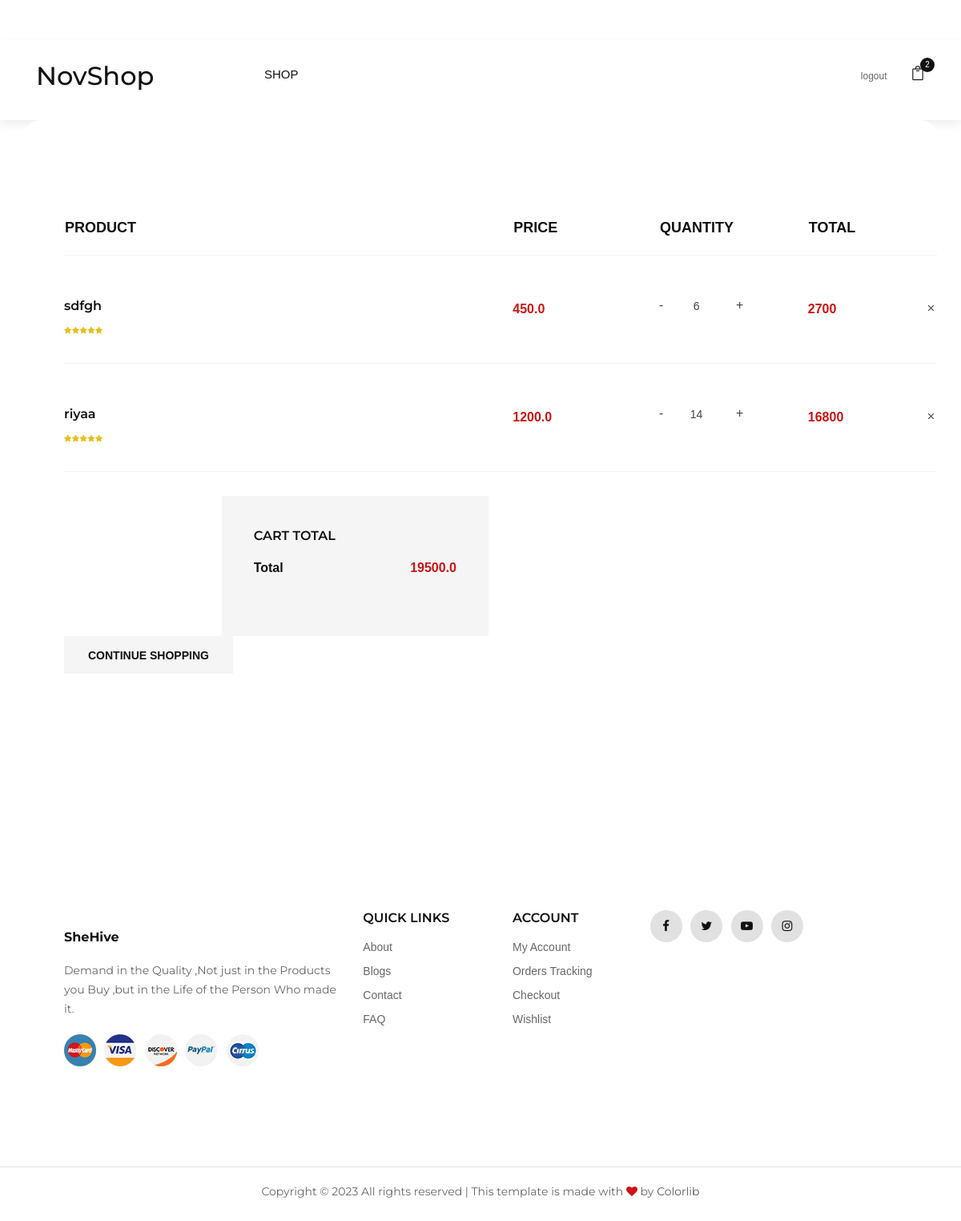
The page /products/cart/ (signed in) on the database its author committed.
### products/models.py (models this page shows, shortened)
class cart(models.Model):
    user=models.ForeignKey(User,on_delete=models.CASCADE)
    product=models.ForeignKey(product,on_delete=models.CASCADE)
    quantity=models.PositiveBigIntegerField(default=1)
    coupon=models.CharField(max_length=100)

class product(models.Model):
    quantity = models.PositiveIntegerField(null=True)
    title=models.CharField(max_length=100)
    selling_price=models.FloatField()
    discount_price=models.FloatField()
    discription=models.TextField()
    category = models.ForeignKey(Category, null=True, blank=True, on_delete=models.CASCADE)
    size = models.CharField(max_length=50, default='medium')
    product_image=models.ImageField(upload_to='product')

### products/views.py (the view)
# urls.py: path('cart/',views.show_cart,name='show-cart'),
def show_cart(request):
    if request.user.is_authenticated:
        user = request.user
        if request.method == 'POST':
            item_id = request.POST.get('item_id')
            item_quantity = request.POST.get('item_quantity')
            try:
                cart_item = cart.objects.get(id=item_id, user=user)
                cart_item.quantity = item_quantity
                cart_item.save()
                new_total_amount = cart_item.quantity * cart_item.product.discount_price
                items_in_cart = cart.objects.filter(user=user)
                amount = sum(cart.quantity * cart.product.discount_price for cart in items_in_cart)
                return JsonResponse({'total_amount': new_total_amount, 'cart_amount': amount})
            except cart.DoesNotExist:
                return JsonResponse({'error': 'Cart item not found'}, status=400)
        else:
            items_in_cart = cart.objects.filter(user=user)
            amount = sum(cart.quantity * cart.product.discount_price for cart in items_in_cart)
            total_amount = amount
            context = {
                'items_in_cart': items_in_cart,
                'total_amount': total_amount,
                'amount': amount,
            }
            return render(request, 'shop-cart.html', context)
    else:
        return redirect('signin')

### products/product_context.py (called while the page is built)
def counts(request):
    cart_count = 0
    try:
        if request.user.is_authenticated:
            Cart = cart.objects.filter(user=request.user)
            cart_count = Cart.count()
    except ProgrammingError as e:
        pass
    contxt = {
        'cart_count': cart_count,
    }
    return contxt

### Templates/shop-cart.html (shortened to what this page needs)
{% extends 'base.html' %}
{% load static %}
{% block content %}
<div class="container" style="overflow:hidden">
<section class="shop-cart spad">
    <div class="container">
        <div class="row">
            <div class="col-lg-12 col-12 " style="width:50%">
                <div class="shop__cart__table" >
                     {% if items_in_cart %}
                    <table>
                        <thead>
                            <tr>
                                <th>Product</th>
                                <th>Price</th>
                                <th>Quantity</th>
                                <th>Total</th>
                                <th></th>
                            </tr>
                        </thead>
                        <tbody>
                            {% for cart in items_in_cart %}
                            <tr>
                                <td class="cart__product__item">
                                    <div class="cart__product__item__title">
                                        <h6>{{cart.product.title}}</h6>
                                        <div class="rating">
                                            <i class="fa fa-star"></i>
                                            <i class="fa fa-star"></i>
                                            <i class="fa fa-star"></i>
                                            <i class="fa fa-star"></i>
                                            <i class="fa fa-star"></i>
                                        </div>
                                    </div>
                                </td>
                                <td class="cart__price col-12">{{cart.product.discount_price}}</td>
                                <form method="post">
                                    <td class="cart__quantity col-12">
                                        <div class="pro-qty col-12">
                                            <input type="number" name="item_quantity" value="{{ cart.quantity }}" min="1" class="cart-quantity-input" data-cart-item-id="{{ cart.id }}" data-product-price="{{ cart.product.discount_price }}">
                                        </div>
                                    </td>
                                    <td class="cart__total col-12" data-cart-item-total="{{ cart.id }}">
                                        {% widthratio cart.product.discount_price 1 cart.quantity %}
                                    </td>
                                    <td class="cart__close "> <a href="{% url 'remove_cart_item' cart.id %}" class="icon_close"></a>
                                    </td>
                                </form>
                            </tr>
                            {% endfor %}
                        </tbody>
                    </table>
                </div>
            </div>
        </div>
        <div class="col-lg-4 offset-lg-2 col-12">
            <div class="cart__total__procced">
                <h6>Cart total</h6>
                <ul>
                    <li>Total <span id="cart-total">{{ total_amount }}</span></li>
                </ul>
            </div>
        </div>
        <div class="row">
            <div class="col-lg-6 col-md-6 col-sm-6 col-12">
                <div class="cart__btn">
                    <a href="{% url 'products' 0 %}">Continue Shopping</a>
                </div>
            </div>
        </div>
    </div>
</div>
{% endif %}
{% endblock %}

### static/css/style.css (style rules this page uses)
html, body { height: 100%; font-family: "Montserrat", sans-serif; -webkit-font-smoothing: antialiased; }
h1, h2, h3, h4, h5, h6 { margin: 0; color: #111111; font-weight: 400; font-family: "Montserrat", sans-serif; }
h6 { font-size: 16px; }
ul, ol { padding: 0; margin: 0; }
.spad { padding-top: 100px; padding-bottom: 100px; }
.pro-qty { height: 50px; width: 150px; border: 1px solid #ebebeb; border-radius: 50px; padding: 0 20px; overflow: hidden; display: inline-block; }
.pro-qty input { font-size: 14px; color: #666666; font-weight: 500; border: none; float: left; width: 84px; text-align: center; height: 48px; }
.shop-cart { padding-top: 70px; padding-bottom: 90px; }
.shop__cart__table { margin-bottom: 30px; }
.shop__cart__table table { width: 100%; }
.shop__cart__table thead { border-bottom: 1px solid #f2f2f2; }
.shop__cart__table thead th { font-size: 18px; color: #111111; font-weight: 600; text-transform: uppercase; padding-bottom: 20px; }
.shop__cart__table tbody tr { border-bottom: 1px solid #f2f2f2; }
.shop__cart__table tbody tr td { padding: 30px 0; }
.shop__cart__table tbody tr .cart__product__item { overflow: hidden; width: 585px; }
.shop__cart__table tbody tr .cart__product__item .cart__product__item__title { overflow: hidden; padding-top: 23px; }
.shop__cart__table tbody tr .cart__product__item .cart__product__item__title h6 { color: #111111; font-weight: 600; }
.shop__cart__table tbody tr .cart__product__item .cart__product__item__title .rating i { font-size: 10px; color: #e3c01c; margin-right: -4px; }
.shop__cart__table tbody tr .cart__price { font-size: 16px; color: #ca1515; font-weight: 600; width: 190px; }
.shop__cart__table tbody tr .cart__quantity { width: 190px; }
.shop__cart__table tbody tr .cart__quantity .pro-qty { border: none; padding: 0; width: 110px; border-radius: 0; }
.shop__cart__table tbody tr .cart__quantity .pro-qty input { color: #444444; }
.shop__cart__table tbody tr .cart__total { font-size: 16px; color: #ca1515; font-weight: 600; width: 150px; }
.shop__cart__table tbody tr .cart__close { text-align: right; }
.cart__btn { margin-bottom: 50px; }
.cart__btn a { font-size: 14px; color: #111111; font-weight: 600; text-transform: uppercase; display: inline-block; padding: 14px 30px 12px; background: #f5f5f5; }
.cart__total__procced { background: #f5f5f5; padding: 40px; }
.cart__total__procced h6 { color: #111111; font-weight: 600; text-transform: uppercase; margin-bottom: 10px; }
.cart__total__procced ul { margin-bottom: 25px; }
.cart__total__procced ul li { list-style: none; font-size: 16px; color: #111111; font-weight: 600; overflow: hidden; line-height: 40px; }
.cart__total__procced ul li span { color: #ca1515; float: right; }
@media only screen and (min-width: 1200px) { .container { max-width: 1170px; } }

### static/css/order.css (style rules this page uses)
body { font-family: Arial, sans-serif; font-size: 16px; line-height: 1.5; }
a { text-decoration: none; color: #333; }
.container { background-color: white; padding: 25px; border-radius: 20px; width: 90rem; }

### rows shown on the page
cart: product "sdfgh", product.discount_price "450.0", item_quantity "6", product+quantity "2700"
cart: product "riyaa", product.discount_price "1200.0", item_quantity "14", product+quantity "16800"

### other values the page prints
{{ cart_count }} "2"
{{ total_amount }} "19500.0"
